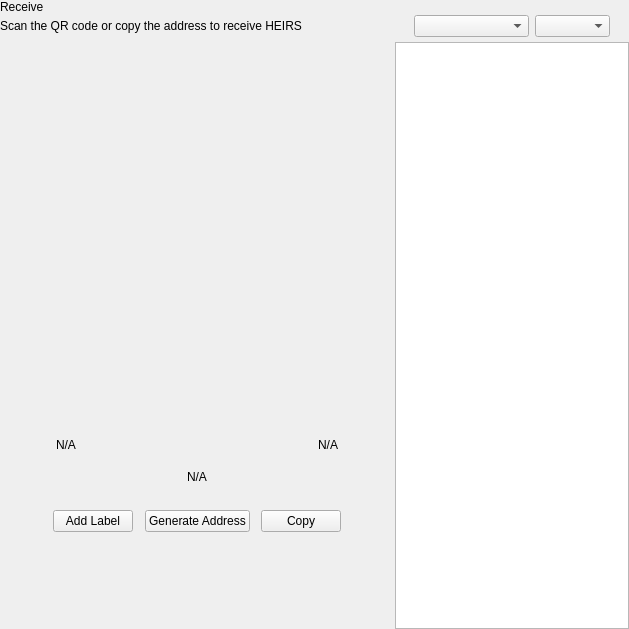
<?xml version="1.0" encoding="UTF-8"?>
<ui version="4.0">
 <class>ReceiveWidget</class>
 <widget class="QWidget" name="ReceiveWidget">
  <property name="geometry">
   <rect>
    <x>0</x>
    <y>0</y>
    <width>629</width>
    <height>629</height>
   </rect>
  </property>
  <property name="minimumSize">
   <size>
    <width>0</width>
    <height>0</height>
   </size>
  </property>
  <property name="windowTitle">
   <string>Form</string>
  </property>
  <layout class="QHBoxLayout" name="horizontalLayout_2" stretch="2,1">
   <property name="spacing">
    <number>0</number>
   </property>
   <property name="leftMargin">
    <number>0</number>
   </property>
   <property name="topMargin">
    <number>0</number>
   </property>
   <property name="rightMargin">
    <number>0</number>
   </property>
   <property name="bottomMargin">
    <number>0</number>
   </property>
   <item>
    <widget class="QWidget" name="left" native="true">
     <layout class="QVBoxLayout" name="verticalLayout_3">
      <property name="leftMargin">
       <number>0</number>
      </property>
      <property name="topMargin">
       <number>0</number>
      </property>
      <property name="rightMargin">
       <number>0</number>
      </property>
      <property name="bottomMargin">
       <number>0</number>
      </property>
      <item>
       <layout class="QVBoxLayout" name="verticalLayout_2">
        <property name="spacing">
         <number>0</number>
        </property>
        <property name="leftMargin">
         <number>0</number>
        </property>
        <item>
         <layout class="QHBoxLayout" name="horizontalLayout_3">
          <property name="spacing">
           <number>0</number>
          </property>
          <item>
           <layout class="QVBoxLayout" name="verticalLayout_4">
            <property name="spacing">
             <number>5</number>
            </property>
            <item>
             <widget class="QLabel" name="labelTitle">
              <property name="text">
               <string>Receive</string>
              </property>
             </widget>
            </item>
            <item alignment="Qt::AlignTop">
             <widget class="QLabel" name="labelSubtitle1">
              <property name="text">
               <string>Scan the QR code or copy the address to receive HEIRS</string>
              </property>
             </widget>
            </item>
           </layout>
          </item>
          <item>
           <spacer name="horizontalSpacer">
            <property name="orientation">
             <enum>Qt::Horizontal</enum>
            </property>
            <property name="sizeHint" stdset="0">
             <size>
              <width>40</width>
              <height>20</height>
             </size>
            </property>
           </spacer>
          </item>
         </layout>
        </item>
        <item>
         <spacer name="verticalSpacer_2">
          <property name="orientation">
           <enum>Qt::Vertical</enum>
          </property>
          <property name="sizeType">
           <enum>QSizePolicy::Expanding</enum>
          </property>
          <property name="sizeHint" stdset="0">
           <size>
            <width>20</width>
            <height>50</height>
           </size>
          </property>
         </spacer>
        </item>
        <item alignment="Qt::AlignHCenter">
         <widget class="QWidget" name="layoutQR" native="true">
          <property name="maximumSize">
           <size>
            <width>510</width>
            <height>16777215</height>
           </size>
          </property>
          <layout class="QVBoxLayout" name="verticalLayoutQr">
           <item>
            <spacer name="verticalSpacer11">
             <property name="orientation">
              <enum>Qt::Vertical</enum>
             </property>
             <property name="sizeType">
              <enum>QSizePolicy::Fixed</enum>
             </property>
             <property name="sizeHint" stdset="0">
              <size>
               <width>20</width>
               <height>20</height>
              </size>
             </property>
            </spacer>
           </item>
           <item alignment="Qt::AlignHCenter">
            <widget class="QLabel" name="labelQrImg">
             <property name="minimumSize">
              <size>
               <width>260</width>
               <height>260</height>
              </size>
             </property>
             <property name="maximumSize">
              <size>
               <width>260</width>
               <height>260</height>
              </size>
             </property>
             <property name="text">
              <string/>
             </property>
             <property name="alignment">
              <set>Qt::AlignCenter</set>
             </property>
            </widget>
           </item>
           <item>
            <spacer name="verticalSpacer_21">
             <property name="orientation">
              <enum>Qt::Vertical</enum>
             </property>
             <property name="sizeType">
              <enum>QSizePolicy::Fixed</enum>
             </property>
             <property name="sizeHint" stdset="0">
              <size>
               <width>20</width>
               <height>30</height>
              </size>
             </property>
            </spacer>
           </item>
           <item>
            <widget class="QWidget" name="widget" native="true">
             <property name="minimumSize">
              <size>
               <width>0</width>
               <height>0</height>
              </size>
             </property>
             <layout class="QHBoxLayout" name="horizontalLayout_5">
              <item>
               <widget class="QLabel" name="labelLabel">
                <property name="text">
                 <string notr="true">N/A</string>
                </property>
               </widget>
              </item>
              <item>
               <spacer name="horizontalSpacer_2">
                <property name="orientation">
                 <enum>Qt::Horizontal</enum>
                </property>
                <property name="sizeHint" stdset="0">
                 <size>
                  <width>141</width>
                  <height>20</height>
                 </size>
                </property>
               </spacer>
              </item>
              <item>
               <widget class="QLabel" name="labelDate">
                <property name="text">
                 <string notr="true">N/A</string>
                </property>
                <property name="alignment">
                 <set>Qt::AlignRight|Qt::AlignTrailing|Qt::AlignVCenter</set>
                </property>
               </widget>
              </item>
             </layout>
            </widget>
           </item>
           <item>
            <widget class="QLabel" name="labelAddress">
             <property name="sizePolicy">
              <sizepolicy hsizetype="Expanding" vsizetype="Preferred">
               <horstretch>0</horstretch>
               <verstretch>0</verstretch>
              </sizepolicy>
             </property>
             <property name="minimumSize">
              <size>
               <width>300</width>
               <height>0</height>
              </size>
             </property>
             <property name="text">
              <string notr="true">N/A</string>
             </property>
             <property name="alignment">
              <set>Qt::AlignCenter</set>
             </property>
            </widget>
           </item>
           <item>
            <spacer name="verticalSpacer_4">
             <property name="orientation">
              <enum>Qt::Vertical</enum>
             </property>
             <property name="sizeType">
              <enum>QSizePolicy::Fixed</enum>
             </property>
             <property name="sizeHint" stdset="0">
              <size>
               <width>20</width>
               <height>20</height>
              </size>
             </property>
            </spacer>
           </item>
           <item>
            <layout class="QHBoxLayout" name="horizontalLayout_4">
             <item alignment="Qt::AlignHCenter">
              <widget class="QPushButton" name="pushButtonLabel">
               <property name="focusPolicy">
                <enum>Qt::NoFocus</enum>
               </property>
               <property name="text">
                <string>Add Label</string>
               </property>
              </widget>
             </item>
             <item alignment="Qt::AlignHCenter">
              <widget class="QPushButton" name="pushButtonNewAddress">
               <property name="focusPolicy">
                <enum>Qt::NoFocus</enum>
               </property>
               <property name="text">
                <string>Generate Address</string>
               </property>
              </widget>
             </item>
             <item alignment="Qt::AlignHCenter">
              <widget class="QPushButton" name="pushButtonCopy">
               <property name="focusPolicy">
                <enum>Qt::NoFocus</enum>
               </property>
               <property name="text">
                <string>Copy</string>
               </property>
              </widget>
             </item>
            </layout>
           </item>
           <item>
            <spacer name="verticalSpacer_3">
             <property name="orientation">
              <enum>Qt::Vertical</enum>
             </property>
             <property name="sizeType">
              <enum>QSizePolicy::Expanding</enum>
             </property>
             <property name="sizeHint" stdset="0">
              <size>
               <width>20</width>
               <height>20</height>
              </size>
             </property>
            </spacer>
           </item>
          </layout>
         </widget>
        </item>
        <item>
         <spacer name="verticalSpacer">
          <property name="orientation">
           <enum>Qt::Vertical</enum>
          </property>
          <property name="sizeHint" stdset="0">
           <size>
            <width>20</width>
            <height>40</height>
           </size>
          </property>
         </spacer>
        </item>
       </layout>
      </item>
     </layout>
    </widget>
   </item>
   <item>
    <widget class="QWidget" name="right" native="true">
     <layout class="QVBoxLayout" name="verticalLayout_5">
      <property name="spacing">
       <number>0</number>
      </property>
      <property name="leftMargin">
       <number>1</number>
      </property>
      <property name="topMargin">
       <number>0</number>
      </property>
      <property name="rightMargin">
       <number>0</number>
      </property>
      <property name="bottomMargin">
       <number>0</number>
      </property>
      <item>
       <layout class="QVBoxLayout" name="container_right">
        <property name="spacing">
         <number>0</number>
        </property>
        <property name="leftMargin">
         <number>0</number>
        </property>
        <property name="rightMargin">
         <number>0</number>
        </property>
        <item>
         <layout class="QVBoxLayout" name="verticalLayout">
          <property name="spacing">
           <number>6</number>
          </property>
          <property name="leftMargin">
           <number>19</number>
          </property>
          <property name="rightMargin">
           <number>19</number>
          </property>
          <item>
           <widget class="OptionButton" name="btnRequest" native="true"/>
          </item>
          <item>
           <widget class="OptionButton" name="btnMyAddresses" native="true">
            <property name="sizePolicy">
             <sizepolicy hsizetype="Preferred" vsizetype="Minimum">
              <horstretch>0</horstretch>
              <verstretch>0</verstretch>
             </sizepolicy>
            </property>
           </widget>
          </item>
         </layout>
        </item>
        <item>
         <widget class="QWidget" name="sortWidget" native="true">
          <layout class="QHBoxLayout" name="horizontalLayout_6">
           <property name="leftMargin">
            <number>19</number>
           </property>
           <property name="rightMargin">
            <number>19</number>
           </property>
           <property name="bottomMargin">
            <number>5</number>
           </property>
           <item>
            <spacer name="horizontalSpacer_3">
             <property name="orientation">
              <enum>Qt::Horizontal</enum>
             </property>
             <property name="sizeHint" stdset="0">
              <size>
               <width>40</width>
               <height>20</height>
              </size>
             </property>
            </spacer>
           </item>
           <item>
            <widget class="QComboBox" name="comboBoxSort">
             <property name="sizePolicy">
              <sizepolicy hsizetype="Preferred" vsizetype="Fixed">
               <horstretch>0</horstretch>
               <verstretch>0</verstretch>
              </sizepolicy>
             </property>
             <property name="minimumSize">
              <size>
               <width>115</width>
               <height>0</height>
              </size>
             </property>
            </widget>
           </item>
           <item>
            <widget class="QComboBox" name="comboBoxSortOrder">
             <property name="sizePolicy">
              <sizepolicy hsizetype="Preferred" vsizetype="Fixed">
               <horstretch>0</horstretch>
               <verstretch>0</verstretch>
              </sizepolicy>
             </property>
             <property name="minimumSize">
              <size>
               <width>75</width>
               <height>0</height>
              </size>
             </property>
            </widget>
           </item>
          </layout>
         </widget>
        </item>
        <item>
         <widget class="QListView" name="listViewAddress"/>
        </item>
       </layout>
      </item>
     </layout>
    </widget>
   </item>
  </layout>
 </widget>
 <customwidgets>
  <customwidget>
   <class>OptionButton</class>
   <extends>QWidget</extends>
   <header>qt/herencia/optionbutton.h</header>
   <container>1</container>
  </customwidget>
 </customwidgets>
 <resources/>
 <connections/>
</ui>
